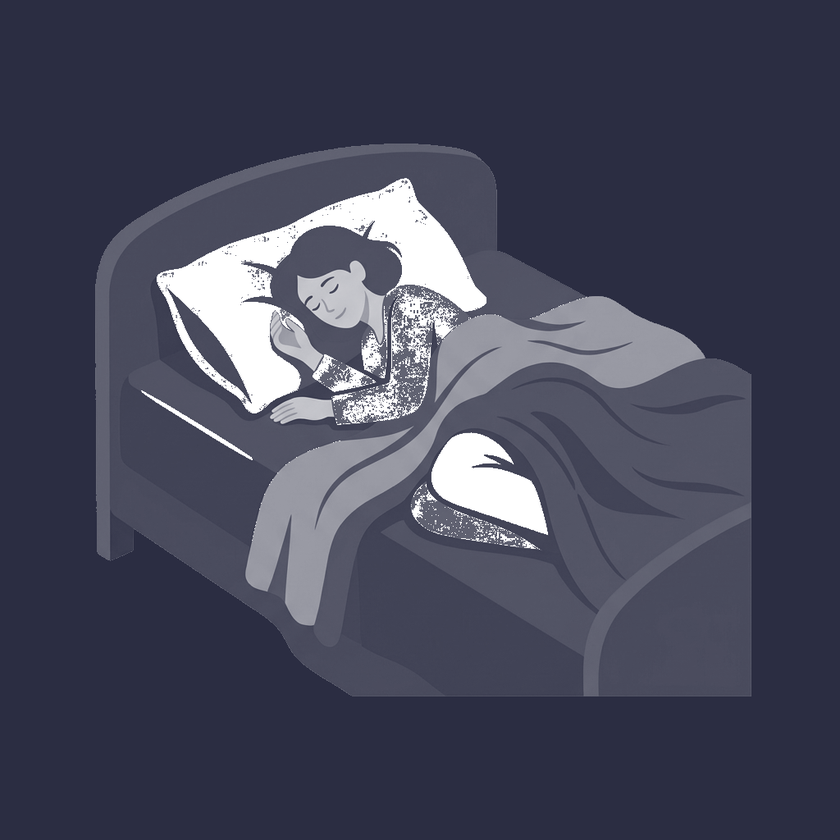
#> input picture assets/images/sleep_illustration.png, 840 x 840 px, shrunk from 1024 x 1024 before the run
$ python make_transparent.py
#> lines starting #> are read from the running program, lines starting #| are printed output that depends on the picture
import sys
from PIL import Image

def make_transparent(image_path, tolerance=40):
#> called with image_path = 'assets/images/sleep_illustration.png', tolerance = 40
    img = Image.open(image_path).convert("RGBA")
#> img is the input picture: PIL image 840x840 RGBA; mean R, G, B, A 69.5, 71.2, 89.6, 255
    data = img.getdata()

    bg_color = data[0]
#> bg_color = (43, 45, 66, 255)
    bg_r, bg_g, bg_b = bg_color[:3]
#> bg_r = 43; bg_g = 45; bg_b = 66

    new_data = []
    for item in data:
        r, g, b, a = item
        if abs(r - bg_r) <= tolerance and abs(g - bg_g) <= tolerance and abs(b - bg_b) <= tolerance:
            new_data.append((255, 255, 255, 0))
        else:
            new_data.append(item)
#> after the loop, new_data = 705600 items

    img.putdata(new_data)
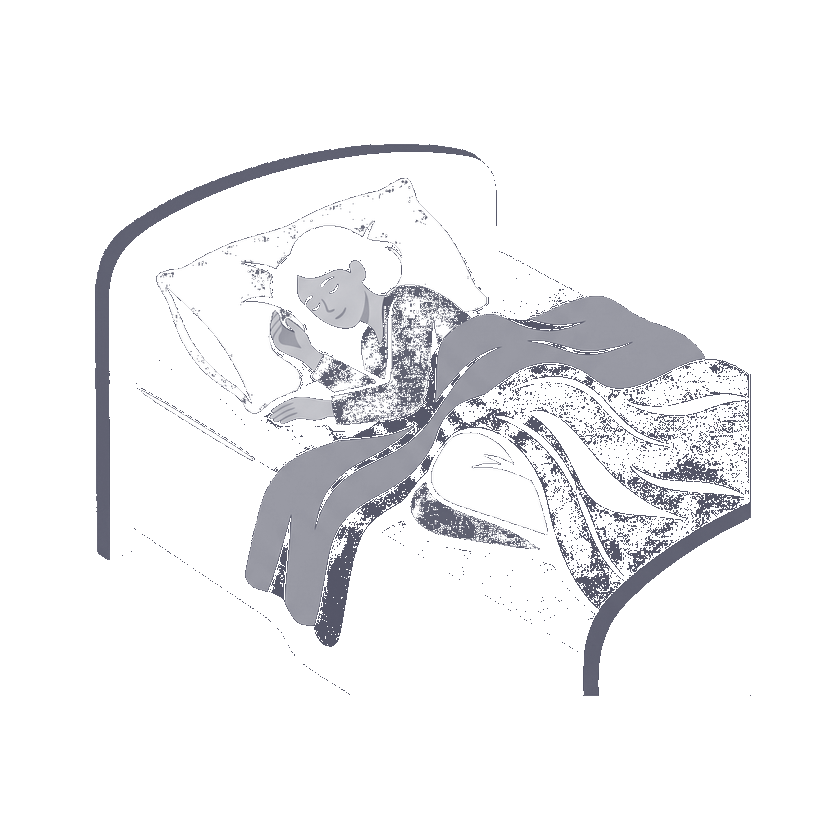
#> img: PIL image 840x840 RGBA; mean R, G, B, A 240.3, 240.4, 241.9, 40.6; transparent parts drawn white
    img.save(image_path, "PNG")
    print(f"Processed {image_path} with tolerance {tolerance}")

if __name__ == "__main__":
    make_transparent("assets/images/sleep_illustration.png")
